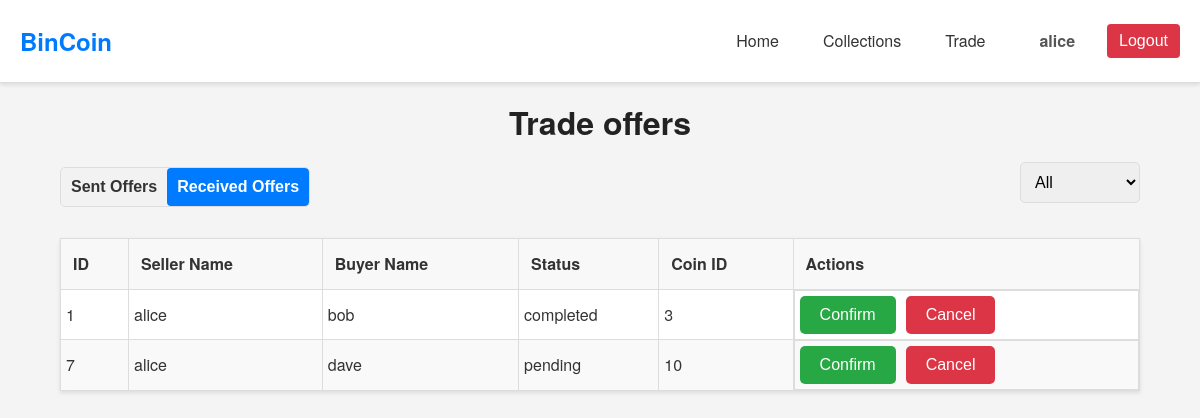
The app's page /php/trade.php?view=received (signed in) with its own data.
### tables this page shows
CREATE TABLE `trade` (
    `id` INT AUTO_INCREMENT PRIMARY KEY,
    `seller_name` VARCHAR(255) NOT NULL,
    `buyer_name` VARCHAR(255) NOT NULL,
    `status` VARCHAR(255) NOT NULL,
    `coin_id` INT NOT NULL,
    FOREIGN KEY (`seller_name`) REFERENCES `user`(`name`) ON DELETE CASCADE,
    FOREIGN KEY (`buyer_name`) REFERENCES `user`(`name`) ON DELETE CASCADE,
    FOREIGN KEY (`coin_id`) REFERENCES `coin`(`id`) ON DELETE CASCADE
);

### php/trade.php (called while the page is built, shortened)
<?php
$host = "mysql:host=" . SERVERNAME;
$dbname = ";dbname=" . DBNAME;
try {
	$pdo = new PDO("$host$dbname", USERNAME, PASSWORD);
	$pdo->setAttribute(PDO::ATTR_ERRMODE, PDO::ERRMODE_EXCEPTION);
} catch (PDOException $e) {
	die("Connection failed: " . $e->getMessage());
}
$view_type = $_GET['view'] ?? 'sent';
$current_user = $_SESSION['username'];
$query = "SELECT * FROM trade";
$params = [];
if ($view_type === 'received') {
	$query .= " WHERE seller_name = ?";
	$params[] = $current_user;
} else {
	$query .= " WHERE buyer_name = ?";
	$params[] = $current_user;
}
$stmt = $pdo->prepare($query);
$stmt->execute($params);
$trades = $stmt->fetchAll(PDO::FETCH_ASSOC);
include "../components/trade_page.php";
?>

### components/trade_page.php (the view, shortened to what this page needs)
<!DOCTYPE html>
<html lang="en">
<head>
	<link rel="stylesheet" href="../css/trade.css">
	<link rel="stylesheet" href="../css/theme.css">
</head>
<body>
	<?php include '../components/header.php'; ?>
	<div class="container">
		<h1>Trade offers</h1>
		<div class="actions">
			<div class="toggle">
				<a href="?view=sent">
					<button class="<?= $view_type === 'sent' ? 'active' : '' ?>">Sent Offers</button>
				</a>
				<a href="?view=received">
					<button class="<?= $view_type === 'received' ? 'active' : '' ?>">Received Offers</button>
				</a>
			</div>
			<form method="GET" class="filter-form" onchange="this.submit();">
				<select name="status">
					<option value="">All</option>
				</select>
			</form>
		</div>
		<table>
			<thead>
				<tr>
					<th>ID</th>
					<th>Seller Name</th>
					<th>Buyer Name</th>
					<th>Status</th>
					<th>Coin ID</th>
					<?php if ($view_type === 'received'): ?>
						<th>Actions</th>
					<?php endif; ?>
				</tr>
			</thead>
			<tbody>
				<?php foreach ($trades as $trade): ?>
				<tr class="<?= $view_type === 'received' ? 'narrow' : '' ?>">
					<td><?= htmlspecialchars($trade['id']) ?></td>
					<td><?= htmlspecialchars($trade['seller_name']) ?></td>
					<td><?= htmlspecialchars($trade['buyer_name']) ?></td>
					<td><?= htmlspecialchars($trade['status']) ?></td>
					<td><?= htmlspecialchars($trade['coin_id']) ?></td>
					<?php if ($view_type === 'received'): ?>
						<td class="action-buttons">
							<a href="#" onclick="openCollectionPopup(<?= htmlspecialchars($trade['id']) ?>, <?= htmlspecialchars($trade['coin_id']) ?>)">
								<button class="confirm">Confirm</button>
							</a>
							<a href="?action=cancel&id=<?= htmlspecialchars($trade['id']) ?>">
								<button class="cancel">Cancel</button>
							</a>
						</td>
					<?php endif; ?>
				</tr>
				<?php endforeach; ?>
			</tbody>
		</table>
	</div>
</body>
</html>

### css/trade.css (style rules this page uses)
body { font-family: Arial, sans-serif; margin: 0; padding: 0; background-color: #f9f9f9; }
.container { width: 80%; margin: 20px auto; }
h1 { text-align: center; }
.actions { display: flex; justify-content: space-between; margin-bottom: 20px; align-items: center; }
.toggle { display: flex; border: 1px solid #ddd; border-radius: 5px; overflow: hidden; }
.toggle button { flex: 1; padding: 10px; border: none; cursor: pointer; background-color: #f2f2f2; color: #333; font-weight: bold; transition: background-color 0.3s; }
.toggle button.active { background-color: #007bff; color: white; }
.filter-form { display: flex; gap: 10px; }
.filter-form select { padding: 10px; border: 1px solid #dddddd; border-radius: 5px; cursor: pointer; }
table { width: 100%; border-collapse: collapse; margin-top: 20px; background-color: #ffffff; box-shadow: 0 2px 4px rgba(0, 0, 0, 0.1); }
table, th, td { border: 1px solid #dddddd; }
th, td { padding: 10px; text-align: left; }
th { background-color: #f2f2f2; }
tr:nth-child(even) { background-color: #f9f9f9; }
select { width: 100%; padding: 10px; margin-top: 5px; border: 1px solid #dddddd; border-radius: 5px; }
button { background-color: #007bff; color: white; cursor: pointer; }
.narrow td { padding: 5px; }
.action-buttons { display: flex; gap: 10px; }
.action-buttons button { flex: 1; border-radius: 5px; cursor: pointer; transition: background-color 0.3s; }
.action-buttons .confirm { background-color: #28a745; color: white; border: none; }
.action-buttons .cancel { background-color: #dc3545; color: white; border: none; }

### css/theme.css (style rules this page uses)
* { margin: 0; padding: 0; box-sizing: border-box; }
html { font-size: 16px; }
body { font-family: 'Helvetica Neue', Arial, sans-serif; line-height: 1.6; color: #333; background-color: #f4f4f4; }
h1, h2, h3, h4, h5, h6 { color: #222; margin-bottom: 1rem; line-height: 1.2; }
a { color: #007BFF; text-decoration: none; transition: color 0.3s ease; }
.container { width: 90%; max-width: 1200px; margin: 0 auto; padding: 20px 0; }
button, .btn { display: inline-block; background-color: #007BFF; color: #ffffff; padding: 10px 20px; border: none; border-radius: 4px; cursor: pointer; font-size: 1rem; transition: background-color 0.3s ease; text-decoration: none; text-align: center; }
form { display: flex; flex-direction: column; }
form input[type="text"], form input[type="email"], form input[type="password"], form textarea, form select { padding: 10px; margin-bottom: 15px; border: 1px solid #ccc; border-radius: 4px; font-size: 1rem; width: 100%; }
table { width: 100%; border-collapse: collapse; margin-bottom: 20px; }
table th, table td { padding: 12px; border: 1px solid #ddd; text-align: left; }
table th { background-color: #f8f8f8; }
table tr:nth-child(even) { background-color: #f9f9f9; }

### records on screen
trade: id "1", seller_name "alice", buyer_name "bob", status "completed", coin "3"
trade: id "7", seller_name "alice", buyer_name "dave", status "pending", coin "10"

### other values on screen
$_SESSION['username'] "alice"
